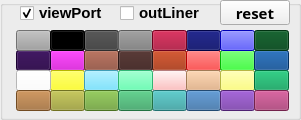
   <widget class="QGroupBox" name="Colour_Pallet_GRP">
    <property name="geometry">
     <rect>
      <x>10</x>
      <y>230</y>
      <width>301</width>
      <height>120</height>
     </rect>
    </property>
    <property name="sizePolicy">
     <sizepolicy hsizetype="Preferred" vsizetype="Maximum">
      <horstretch>0</horstretch>
      <verstretch>0</verstretch>
     </sizepolicy>
    </property>
    <property name="minimumSize">
     <size>
      <width>0</width>
      <height>120</height>
     </size>
    </property>
    <property name="font">
     <font>
      <family>Cantarell</family>
      <pointsize>12</pointsize>
      <weight>75</weight>
      <bold>true</bold>
     </font>
    </property>
    <property name="title">
     <string/>
    </property>
    <widget class="QPushButton" name="color_10_BTN">
     <property name="geometry">
      <rect>
       <x>50</x>
       <y>50</y>
       <width>35</width>
       <height>21</height>
      </rect>
     </property>
     <property name="styleSheet">
      <string notr="true">QPushButton{
background-color : rgb(199,0,199)
}</string>
     </property>
     <property name="text">
      <string/>
     </property>
    </widget>
    <widget class="QPushButton" name="color_11_BTN">
     <property name="geometry">
      <rect>
       <x>84</x>
       <y>50</y>
       <width>35</width>
       <height>21</height>
      </rect>
     </property>
     <property name="styleSheet">
      <string notr="true">QPushButton{
background-color : rgb(137,71,51)
}</string>
     </property>
     <property name="text">
      <string/>
     </property>
    </widget>
    <widget class="QPushButton" name="color_9_BTN">
     <property name="geometry">
      <rect>
       <x>16</x>
       <y>50</y>
       <width>35</width>
       <height>21</height>
      </rect>
     </property>
     <property name="styleSheet">
      <string notr="true">QPushButton{
background-color : rgb(37,0,67)
}</string>
     </property>
     <property name="text">
      <string/>
     </property>
    </widget>
    <widget class="QPushButton" name="color_13_BTN">
     <property name="geometry">
      <rect>
       <x>152</x>
       <y>50</y>
       <width>35</width>
       <height>21</height>
      </rect>
     </property>
     <property name="styleSheet">
      <string notr="true">QPushButton{
background-color : rgb(153,37,0)
}</string>
     </property>
     <property name="text">
      <string/>
     </property>
    </widget>
    <widget class="QPushButton" name="color_12_BTN">
     <property name="geometry">
      <rect>
       <x>118</x>
       <y>50</y>
       <width>35</width>
       <height>21</height>
      </rect>
     </property>
     <property name="styleSheet">
      <string notr="true">QPushButton{
background-color : rgb(62,34,31)
}</string>
     </property>
     <property name="text">
      <string/>
     </property>
    </widget>
    <widget class="QPushButton" name="color_14_BTN">
     <property name="geometry">
      <rect>
       <x>186</x>
       <y>50</y>
       <width>35</width>
       <height>21</height>
      </rect>
     </property>
     <property name="styleSheet">
      <string notr="true">QPushButton{
background-color : rgb(255,0,00)
}</string>
     </property>
     <property name="text">
      <string/>
     </property>
    </widget>
    <widget class="QPushButton" name="color_15_BTN">
     <property name="geometry">
      <rect>
       <x>220</x>
       <y>50</y>
       <width>35</width>
       <height>21</height>
      </rect>
     </property>
     <property name="styleSheet">
      <string notr="true">QPushButton{
background-color : rgb(0,255,0)
}</string>
     </property>
     <property name="text">
      <string/>
     </property>
    </widget>
    <widget class="QPushButton" name="color_16_BTN">
     <property name="geometry">
      <rect>
       <x>254</x>
       <y>50</y>
       <width>35</width>
       <height>21</height>
      </rect>
     </property>
     <property name="styleSheet">
      <string notr="true">QPushButton{
background-color : rgb(0,65,135)
}</string>
     </property>
     <property name="text">
      <string/>
     </property>
    </widget>
    <widget class="QPushButton" name="color_18_BTN">
     <property name="geometry">
      <rect>
       <x>50</x>
       <y>70</y>
       <width>35</width>
       <height>21</height>
      </rect>
     </property>
     <property name="styleSheet">
      <string notr="true">QPushButton{
background-color : rgb(255,255,0)
}</string>
     </property>
     <property name="text">
      <string/>
     </property>
    </widget>
    <widget class="QPushButton" name="color_19_BTN">
     <property name="geometry">
      <rect>
       <x>84</x>
       <y>70</y>
       <width>35</width>
       <height>21</height>
      </rect>
     </property>
     <property name="styleSheet">
      <string notr="true">QPushButton{
background-color : rgb(90,220,255)
}</string>
     </property>
     <property name="text">
      <string/>
     </property>
    </widget>
    <widget class="QPushButton" name="color_17_BTN">
     <property name="geometry">
      <rect>
       <x>16</x>
       <y>70</y>
       <width>35</width>
       <height>21</height>
      </rect>
     </property>
     <property name="styleSheet">
      <string notr="true">QPushButton{
background-color : rgb(255,255,255)
}</string>
     </property>
     <property name="text">
      <string/>
     </property>
    </widget>
    <widget class="QPushButton" name="color_21_BTN">
     <property name="geometry">
      <rect>
       <x>152</x>
       <y>70</y>
       <width>35</width>
       <height>21</height>
      </rect>
     </property>
     <property name="styleSheet">
      <string notr="true">QPushButton{
background-color : rgb(255,175,175)
}</string>
     </property>
     <property name="text">
      <string/>
     </property>
    </widget>
    <widget class="QPushButton" name="color_20_BTN">
     <property name="geometry">
      <rect>
       <x>118</x>
       <y>70</y>
       <width>35</width>
       <height>21</height>
      </rect>
     </property>
     <property name="styleSheet">
      <string notr="true">QPushButton{
background-color : rgb(67,255,162)
}</string>
     </property>
     <property name="text">
      <string/>
     </property>
    </widget>
    <widget class="QPushButton" name="color_22_BTN">
     <property name="geometry">
      <rect>
       <x>186</x>
       <y>70</y>
       <width>35</width>
       <height>21</height>
      </rect>
     </property>
     <property name="styleSheet">
      <string notr="true">QPushButton{
background-color : rgb(227,172,121)
}</string>
     </property>
     <property name="text">
      <string/>
     </property>
    </widget>
    <widget class="QPushButton" name="color_23_BTN">
     <property name="geometry">
      <rect>
       <x>220</x>
       <y>70</y>
       <width>35</width>
       <height>21</height>
      </rect>
     </property>
     <property name="styleSheet">
      <string notr="true">QPushButton{
background-color : rgb(255,255,98)
}</string>
     </property>
     <property name="text">
      <string/>
     </property>
    </widget>
    <widget class="QPushButton" name="color_24_BTN">
     <property name="geometry">
      <rect>
       <x>254</x>
       <y>70</y>
       <width>35</width>
       <height>21</height>
      </rect>
     </property>
     <property name="styleSheet">
      <string notr="true">QPushButton{
background-color : rgb(0,153,83)
}</string>
     </property>
     <property name="text">
      <string/>
     </property>
    </widget>
    <widget class="QPushButton" name="color_26_BTN">
     <property name="geometry">
      <rect>
       <x>50</x>
       <y>90</y>
       <width>35</width>
       <height>21</height>
      </rect>
     </property>
     <property name="styleSheet">
      <string notr="true">QPushButton{
background-color : rgb(158,160,48)
}</string>
     </property>
     <property name="text">
      <string/>
     </property>
    </widget>
    <widget class="QPushButton" name="color_27_BTN">
     <property name="geometry">
      <rect>
       <x>84</x>
       <y>90</y>
       <width>35</width>
       <height>21</height>
      </rect>
     </property>
     <property name="styleSheet">
      <string notr="true">QPushButton{
background-color : rgb(104,160,48)
}</string>
     </property>
     <property name="text">
      <string/>
     </property>
    </widget>
    <widget class="QPushButton" name="color_25_BTN">
     <property name="geometry">
      <rect>
       <x>16</x>
       <y>90</y>
       <width>35</width>
       <height>21</height>
      </rect>
     </property>
     <property name="styleSheet">
      <string notr="true">QPushButton{
background-color : rgb(160,105,48)
}</string>
     </property>
     <property name="text">
      <string/>
     </property>
    </widget>
    <widget class="QPushButton" name="color_29_BTN">
     <property name="geometry">
      <rect>
       <x>152</x>
       <y>90</y>
       <width>35</width>
       <height>21</height>
      </rect>
     </property>
     <property name="styleSheet">
      <string notr="true">QPushButton{
background-color : rgb(48,160,160)
}</string>
     </property>
     <property name="text">
      <string/>
     </property>
    </widget>
    <widget class="QPushButton" name="color_28_BTN">
     <property name="geometry">
      <rect>
       <x>118</x>
       <y>90</y>
       <width>35</width>
       <height>21</height>
      </rect>
     </property>
     <property name="styleSheet">
      <string notr="true">QPushButton{
background-color : rgb(48,160,93)
}</string>
     </property>
     <property name="text">
      <string/>
     </property>
    </widget>
    <widget class="QPushButton" name="color_30_BTN">
     <property name="geometry">
      <rect>
       <x>186</x>
       <y>90</y>
       <width>35</width>
       <height>21</height>
      </rect>
     </property>
     <property name="styleSheet">
      <string notr="true">QPushButton{
background-color : rgb(48,103,160)
}</string>
     </property>
     <property name="text">
      <string/>
     </property>
    </widget>
    <widget class="QPushButton" name="color_31_BTN">
     <property name="geometry">
      <rect>
       <x>220</x>
       <y>90</y>
       <width>35</width>
       <height>21</height>
      </rect>
     </property>
     <property name="styleSheet">
      <string notr="true">QPushButton{
background-color : rgb(111,48,160)
}</string>
     </property>
     <property name="text">
      <string/>
     </property>
    </widget>
    <widget class="QPushButton" name="color_32_BTN">
     <property name="geometry">
      <rect>
       <x>254</x>
       <y>90</y>
       <width>35</width>
       <height>21</height>
      </rect>
     </property>
     <property name="styleSheet">
      <string notr="true">QPushButton{
background-color : rgb(161,48,105)
}</string>
     </property>
     <property name="text">
      <string/>
     </property>
    </widget>
    <widget class="QPushButton" name="color_6_BTN">
     <property name="geometry">
      <rect>
       <x>186</x>
       <y>30</y>
       <width>35</width>
       <height>21</height>
      </rect>
     </property>
     <property name="styleSheet">
      <string notr="true">QPushButton{
background-color : rgb(0,4,95)
}</string>
     </property>
     <property name="text">
      <string/>
     </property>
    </widget>
    <widget class="QPushButton" name="color_1_BTN">
     <property name="geometry">
      <rect>
       <x>16</x>
       <y>30</y>
       <width>35</width>
       <height>21</height>
      </rect>
     </property>
     <property name="font">
      <font>
       <pointsize>10</pointsize>
      </font>
     </property>
     <property name="styleSheet">
      <string notr="true">QPushButton{
background-color : rgb(160,160,160)
}</string>
     </property>
     <property name="text">
      <string/>
     </property>
     <property name="checkable">
      <bool>false</bool>
     </property>
    </widget>
    <widget class="QPushButton" name="color_3_BTN">
     <property name="geometry">
      <rect>
       <x>84</x>
       <y>30</y>
       <width>35</width>
       <height>21</height>
      </rect>
     </property>
     <property name="styleSheet">
      <string notr="true">QPushButton{
background-color : rgb(63,63,63)
}</string>
     </property>
     <property name="text">
      <string/>
     </property>
    </widget>
    <widget class="QPushButton" name="color_4_BTN">
     <property name="geometry">
      <rect>
       <x>118</x>
       <y>30</y>
       <width>35</width>
       <height>21</height>
      </rect>
     </property>
     <property name="styleSheet">
      <string notr="true">QPushButton{
background-color : rgb(127,127,127)
}</string>
     </property>
     <property name="text">
      <string/>
     </property>
    </widget>
    <widget class="QPushButton" name="color_2_BTN">
     <property name="geometry">
      <rect>
       <x>50</x>
       <y>30</y>
       <width>35</width>
       <height>21</height>
      </rect>
     </property>
     <property name="styleSheet">
      <string notr="true">QPushButton{
background-color : rgb(0,0,0)
}</string>
     </property>
     <property name="text">
      <string/>
     </property>
    </widget>
    <widget class="QPushButton" name="color_5_BTN">
     <property name="geometry">
      <rect>
       <x>152</x>
       <y>30</y>
       <width>35</width>
       <height>21</height>
      </rect>
     </property>
     <property name="styleSheet">
      <string notr="true">QPushButton{
background-color : rgb(155,0,40)
}</string>
     </property>
     <property name="text">
      <string/>
     </property>
    </widget>
    <widget class="QPushButton" name="color_7_BTN">
     <property name="geometry">
      <rect>
       <x>220</x>
       <y>30</y>
       <width>35</width>
       <height>21</height>
      </rect>
     </property>
     <property name="styleSheet">
      <string notr="true">QPushButton{
background-color : rgb(0,0,255)
}</string>
     </property>
     <property name="text">
      <string/>
     </property>
    </widget>
    <widget class="QPushButton" name="color_8_BTN">
     <property name="geometry">
      <rect>
       <x>254</x>
       <y>30</y>
       <width>35</width>
       <height>21</height>
      </rect>
     </property>
     <property name="styleSheet">
      <string notr="true">QPushButton{
background-color : rgb(0,70,24)
}</string>
     </property>
     <property name="text">
      <string/>
     </property>
    </widget>
    <widget class="QCheckBox" name="viewPort_CKB">
     <property name="geometry">
      <rect>
       <x>20</x>
       <y>0</y>
       <width>91</width>
       <height>26</height>
      </rect>
     </property>
     <property name="font">
      <font>
       <pointsize>11</pointsize>
       <weight>75</weight>
       <bold>true</bold>
       <kerning>false</kerning>
      </font>
     </property>
     <property name="text">
      <string>viewPort</string>
     </property>
     <property name="checked">
      <bool>true</bool>
     </property>
    </widget>
    <widget class="QCheckBox" name="outLiner_CKB">
     <property name="geometry">
      <rect>
       <x>120</x>
       <y>0</y>
       <width>91</width>
       <height>26</height>
      </rect>
     </property>
     <property name="font">
      <font>
       <pointsize>11</pointsize>
       <weight>75</weight>
       <bold>true</bold>
       <kerning>false</kerning>
      </font>
     </property>
     <property name="text">
      <string>outLiner</string>
     </property>
    </widget>
    <widget class="QPushButton" name="reset_BTN">
     <property name="geometry">
      <rect>
       <x>220</x>
       <y>0</y>
       <width>70</width>
       <height>25</height>
      </rect>
     </property>
     <property name="font">
      <font>
       <family>Waree</family>
       <pointsize>11</pointsize>
       <weight>75</weight>
       <bold>true</bold>
      </font>
     </property>
     <property name="text">
      <string>reset</string>
     </property>
    </widget>
   </widget>
